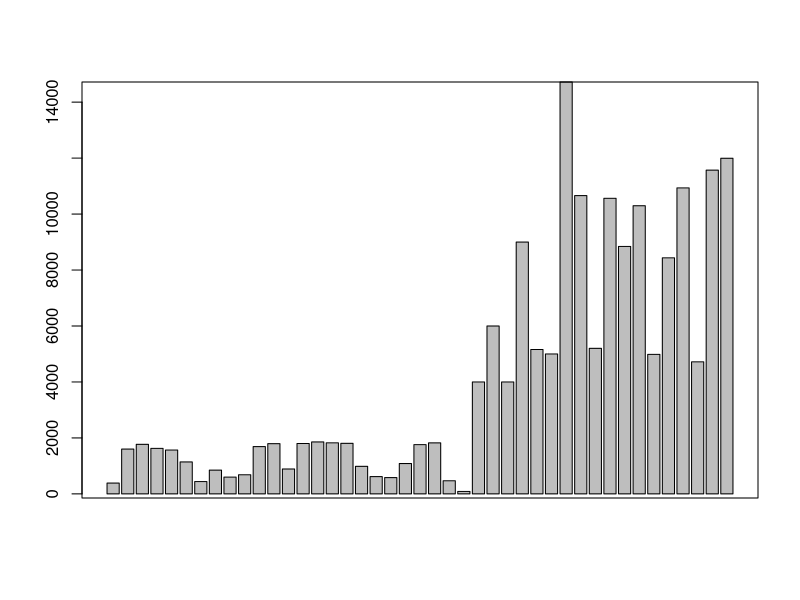

This figure's R source:
# Group the data in Postgresql SQL query to reduce the number of data points.
# csv is generated via
# 
# COPY (select date_trunc('day',date_modified),count(*) from idb_object_keys WHERE  user_uuid = '285a4be0-5cfe-4d4f-9c8b-b0f0f3571079' group by date_trunc order by date_trunc)  to '/tmp/uploadsbyday20140909.csv' with CSV;

# 
png(filename="output_uploads_per_day_grouped.png",width=800)
uploads <- read.csv('uploadsbyday20140909.csv', header=FALSE)

barplot(uploads$V2)

#### from other example
# change margins
#par(mai=c(.75,.1,.5,.5))

#uploadstamps <- c(as.POSIXlt (strftime(uploads$V2)) )

#myhist <- hist(uploadstamps,breaks="days",main="Upload events per day",xlab="",ylab="",las=2,xaxt="n",yaxt="n",col="darkgrey",freq=TRUE)

#axis.POSIXct(1, at=seq((uploadstamps[1]-86400), as.POSIXlt(Sys.time()), by="day"), format="%b %d", srt=45, las=2,cex.axis=0.7)

#axis(4, at=myhist$freq)
####

box()
dev.off()